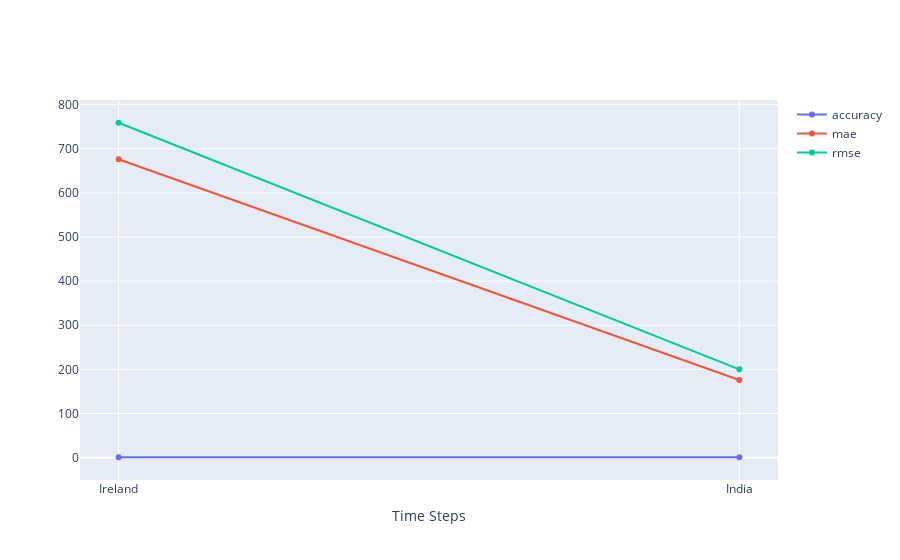

Notebook code for this chart:
### Markdown cell above
#### Compare the model accuracy for each country

### Code cell
model_performance_df.index=model_performance_df['Country']
model_performance_df=model_performance_df.drop(columns=['Country'])
plot_lines(model_performance_df[['accuracy','mae','rmse']])

### Figure 1 — Plotly figure (JSON) as saved in the notebook; plotly's stock layout.template omitted (floating-point values rounded to 4 significant figures)
{"data": [{"mode": "lines+markers", "name": "accuracy", "type": "scatter", "x": ["Ireland", "India"], "y": [1, 1]}, {"mode": "lines+markers", "name": "mae", "type": "scatter", "x": ["Ireland", "India"], "y": [676.3, 176.0]}, {"mode": "lines+markers", "name": "rmse", "type": "scatter", "x": ["Ireland", "India"], "y": [758.9, 200.2]}], "layout": {"showlegend": true, "title": {"text": ""}, "xaxis": {"title": {"text": "Time Steps"}}}}
